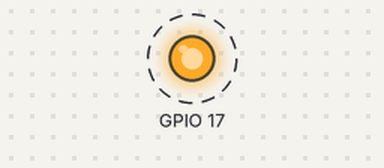
Recording of a program running on a simulated Raspberry Pi (BCM pin numbers). Shown: output pins drawn as LEDs (lit = HIGH). Dashed ring = blinking. What the program prints to the terminal is not drawn.

Above: at 0.5 s.
Timing chart, 0 to 4.6 s (numbered marks = the images above):
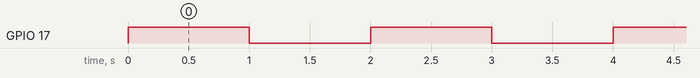

Measured:
- by itself, GPIO 17: alternates HIGH for 1.0 s and LOW for 1.0 s

The program:

led.py
```python
import time
import gpiod # uses libgpiod which uses gpiod_ functions in the kernel in drivers/gpio/gpiolib.c (i.e. gpiod_request, gpiod_get_value, gpiod_set_value, etc.)
from gpiod.line import Direction, Value

LINE = 17

with gpiod.request_lines(
    "/dev/gpiochip4",
    consumer="test-wes",
    config={
        LINE: gpiod.LineSettings(
            direction=Direction.OUTPUT, output_value=Value.ACTIVE
        )
    },
) as request:
    print(f"Initial value: {request.get_value(LINE)}")
    while True:
        request.set_value(LINE, Value.ACTIVE)
        print(f"Current value: {request.get_value(LINE)}")
        time.sleep(1)
        request.set_value(LINE, Value.INACTIVE)
        print(f"Current value: {request.get_value(LINE)}")
        time.sleep(1)


# CRUCIAL for user space programs, I need access to GPIO w/o sudo...
# sudo usermod -aG gpio $USER

# FYI IIUC, kernel has:
#   gpio.h => with gpio_ functions  (usess global line numbers using base offsets)
#   gpio_v2_* functions (uses device + line number, IIUC)
#   gpiolib.c => gpiod_* functions (uses device + line number, IIUC)
#
# userspace:
#   libgpiod => uses gpiod_* functions
#   chardev (via sysfs)
#   sysfs legacy gpio interface (deprecated) => uses gpio_ functions
```
